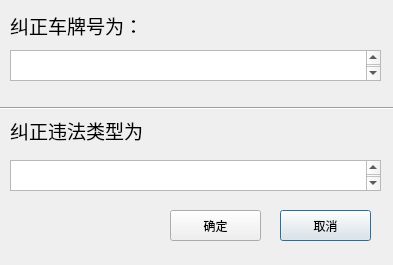
<?xml version="1.0" encoding="UTF-8"?>
<ui version="4.0">
 <class>Dialog_ChangeInfo</class>
 <widget class="QDialog" name="Dialog_ChangeInfo">
  <property name="geometry">
   <rect>
    <x>0</x>
    <y>0</y>
    <width>393</width>
    <height>265</height>
   </rect>
  </property>
  <property name="windowTitle">
   <string>纠正违章信息</string>
  </property>
  <widget class="QPushButton" name="pushButton_quit">
   <property name="geometry">
    <rect>
     <x>280</x>
     <y>210</y>
     <width>91</width>
     <height>31</height>
    </rect>
   </property>
   <property name="text">
    <string>取消</string>
   </property>
  </widget>
  <widget class="QPushButton" name="pushButton_ok">
   <property name="geometry">
    <rect>
     <x>170</x>
     <y>210</y>
     <width>91</width>
     <height>31</height>
    </rect>
   </property>
   <property name="text">
    <string>确定</string>
   </property>
  </widget>
  <widget class="QLabel" name="label">
   <property name="geometry">
    <rect>
     <x>10</x>
     <y>10</y>
     <width>131</width>
     <height>31</height>
    </rect>
   </property>
   <property name="font">
    <font>
     <family>Agency FB</family>
     <pointsize>14</pointsize>
    </font>
   </property>
   <property name="text">
    <string>纠正车牌号为：</string>
   </property>
  </widget>
  <widget class="QLabel" name="label_2">
   <property name="geometry">
    <rect>
     <x>10</x>
     <y>110</y>
     <width>141</width>
     <height>41</height>
    </rect>
   </property>
   <property name="font">
    <font>
     <family>Agency FB</family>
     <pointsize>14</pointsize>
    </font>
   </property>
   <property name="text">
    <string>纠正违法类型为：</string>
   </property>
  </widget>
  <widget class="QTextEdit" name="textEdit_ChangePlate">
   <property name="geometry">
    <rect>
     <x>10</x>
     <y>50</y>
     <width>371</width>
     <height>31</height>
    </rect>
   </property>
   <property name="font">
    <font>
     <family>仿宋</family>
     <pointsize>12</pointsize>
    </font>
   </property>
  </widget>
  <widget class="QTextEdit" name="textEdit_ChangeType">
   <property name="geometry">
    <rect>
     <x>10</x>
     <y>160</y>
     <width>371</width>
     <height>31</height>
    </rect>
   </property>
   <property name="font">
    <font>
     <family>仿宋</family>
     <pointsize>12</pointsize>
    </font>
   </property>
  </widget>
  <widget class="Line" name="line">
   <property name="geometry">
    <rect>
     <x>0</x>
     <y>100</y>
     <width>401</width>
     <height>16</height>
    </rect>
   </property>
   <property name="orientation">
    <enum>Qt::Horizontal</enum>
   </property>
  </widget>
 </widget>
 <resources/>
 <connections>
  <connection>
   <sender>pushButton_ok</sender>
   <signal>clicked()</signal>
   <receiver>Dialog_ChangeInfo</receiver>
   <slot>accept()</slot>
   <hints>
    <hint type="sourcelabel">
     <x>226</x>
     <y>233</y>
    </hint>
    <hint type="destinationlabel">
     <x>196</x>
     <y>132</y>
    </hint>
   </hints>
  </connection>
  <connection>
   <sender>pushButton_quit</sender>
   <signal>clicked()</signal>
   <receiver>Dialog_ChangeInfo</receiver>
   <slot>close()</slot>
   <hints>
    <hint type="sourcelabel">
     <x>326</x>
     <y>233</y>
    </hint>
    <hint type="destinationlabel">
     <x>196</x>
     <y>132</y>
    </hint>
   </hints>
  </connection>
 </connections>
</ui>
